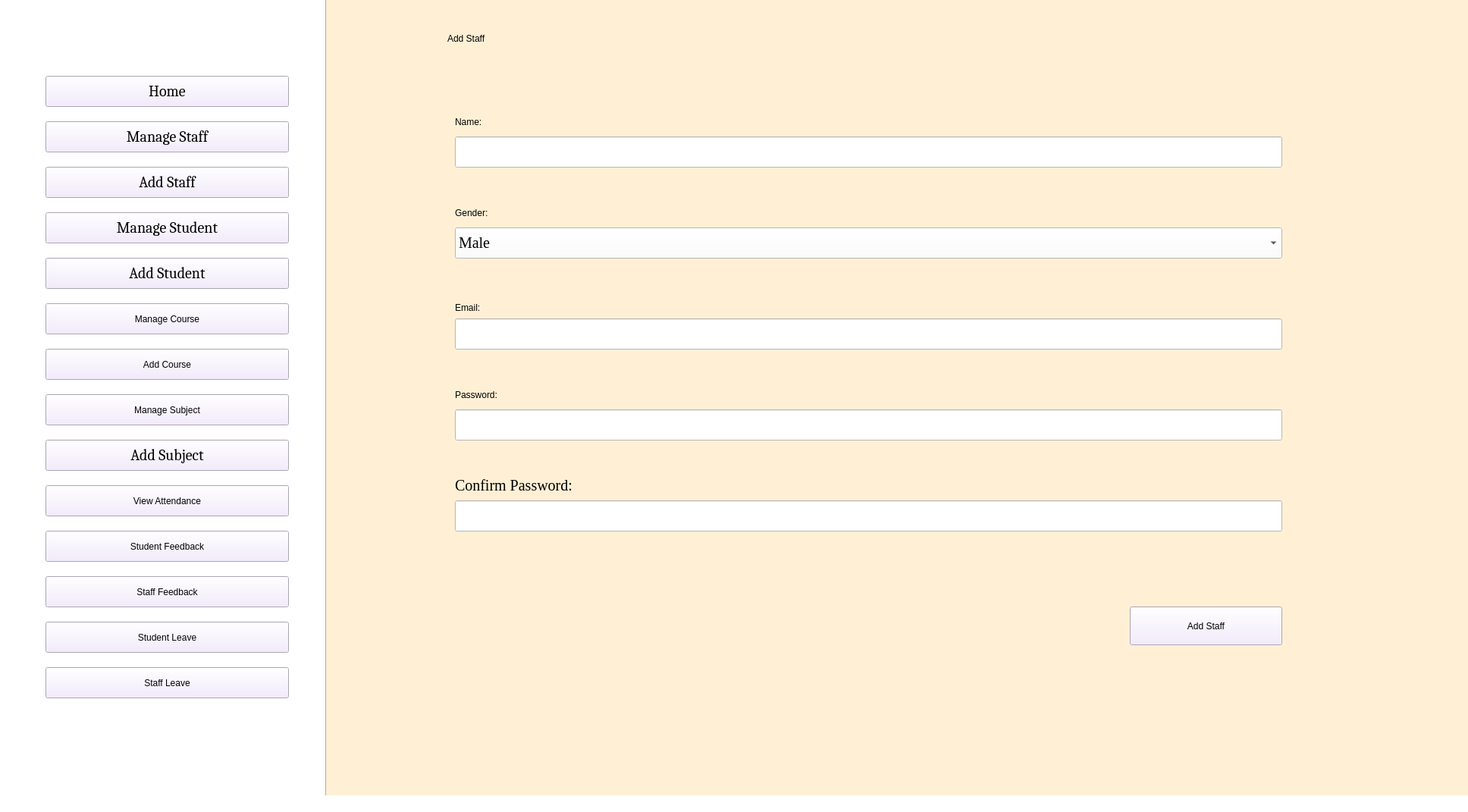
<?xml version="1.0" encoding="UTF-8"?>
<ui version="4.0">
 <class>AdminHomePage</class>
 <widget class="QMainWindow" name="AdminHomePage">
  <property name="enabled">
   <bool>true</bool>
  </property>
  <property name="geometry">
   <rect>
    <x>0</x>
    <y>0</y>
    <width>1936</width>
    <height>1071</height>
   </rect>
  </property>
  <property name="windowTitle">
   <string>Admin Home Page</string>
  </property>
  <property name="styleSheet">
   <string notr="true">background-color: rgb(255, 225, 198);
background-color: rgb(255, 255, 255);
</string>
  </property>
  <widget class="QWidget" name="centralwidget">
   <widget class="QPushButton" name="Home_b">
    <property name="geometry">
     <rect>
      <x>60</x>
      <y>100</y>
      <width>321</width>
      <height>41</height>
     </rect>
    </property>
    <property name="font">
     <font>
      <family>Cambria</family>
      <pointsize>15</pointsize>
      <weight>50</weight>
      <italic>false</italic>
      <bold>false</bold>
     </font>
    </property>
    <property name="styleSheet">
     <string notr="true">font: 15pt &quot;Cambria&quot;;
background-color: rgb(241, 231, 254);</string>
    </property>
    <property name="text">
     <string>Home</string>
    </property>
   </widget>
   <widget class="QPushButton" name="ManageStaff_b">
    <property name="geometry">
     <rect>
      <x>60</x>
      <y>160</y>
      <width>321</width>
      <height>41</height>
     </rect>
    </property>
    <property name="font">
     <font>
      <family>Cambria</family>
      <pointsize>15</pointsize>
      <weight>50</weight>
      <italic>false</italic>
      <bold>false</bold>
     </font>
    </property>
    <property name="styleSheet">
     <string notr="true">font: 15pt &quot;Cambria&quot;;
background-color: rgb(241, 231, 254);</string>
    </property>
    <property name="text">
     <string>Manage Staff</string>
    </property>
   </widget>
   <widget class="QPushButton" name="AddStaff_b">
    <property name="geometry">
     <rect>
      <x>60</x>
      <y>220</y>
      <width>321</width>
      <height>41</height>
     </rect>
    </property>
    <property name="font">
     <font>
      <family>Cambria</family>
      <pointsize>15</pointsize>
      <weight>50</weight>
      <italic>false</italic>
      <bold>false</bold>
     </font>
    </property>
    <property name="styleSheet">
     <string notr="true">font: 15pt &quot;Cambria&quot;;
background-color: rgb(241, 231, 254);</string>
    </property>
    <property name="text">
     <string>Add Staff</string>
    </property>
   </widget>
   <widget class="QPushButton" name="AddStudent_b">
    <property name="geometry">
     <rect>
      <x>60</x>
      <y>340</y>
      <width>321</width>
      <height>41</height>
     </rect>
    </property>
    <property name="font">
     <font>
      <family>Cambria</family>
      <pointsize>15</pointsize>
      <weight>50</weight>
      <italic>false</italic>
      <bold>false</bold>
     </font>
    </property>
    <property name="styleSheet">
     <string notr="true">font: 15pt &quot;Cambria&quot;;
background-color: rgb(241, 231, 254);</string>
    </property>
    <property name="text">
     <string>Add Student</string>
    </property>
   </widget>
   <widget class="QPushButton" name="ManageCourse_b">
    <property name="geometry">
     <rect>
      <x>60</x>
      <y>400</y>
      <width>321</width>
      <height>41</height>
     </rect>
    </property>
    <property name="styleSheet">
     <string notr="true">font: 15pt &quot;Cambria&quot;;
background-color: rgb(241, 231, 254);</string>
    </property>
    <property name="text">
     <string>Manage Course</string>
    </property>
   </widget>
   <widget class="QPushButton" name="AddCourse_b">
    <property name="geometry">
     <rect>
      <x>60</x>
      <y>460</y>
      <width>321</width>
      <height>41</height>
     </rect>
    </property>
    <property name="styleSheet">
     <string notr="true">font: 15pt &quot;Cambria&quot;;
background-color: rgb(241, 231, 254);</string>
    </property>
    <property name="text">
     <string>Add Course</string>
    </property>
   </widget>
   <widget class="QPushButton" name="ManageSubject_b">
    <property name="geometry">
     <rect>
      <x>60</x>
      <y>520</y>
      <width>321</width>
      <height>41</height>
     </rect>
    </property>
    <property name="styleSheet">
     <string notr="true">font: 15pt &quot;Cambria&quot;;
background-color: rgb(241, 231, 254);</string>
    </property>
    <property name="text">
     <string>Manage Subject</string>
    </property>
   </widget>
   <widget class="QPushButton" name="AddSubject_b">
    <property name="geometry">
     <rect>
      <x>60</x>
      <y>580</y>
      <width>321</width>
      <height>41</height>
     </rect>
    </property>
    <property name="font">
     <font>
      <family>Cambria</family>
      <pointsize>15</pointsize>
      <weight>50</weight>
      <italic>false</italic>
      <bold>false</bold>
     </font>
    </property>
    <property name="styleSheet">
     <string notr="true">font: 15pt &quot;Cambria&quot;;
background-color: rgb(241, 231, 254);</string>
    </property>
    <property name="text">
     <string>Add Subject</string>
    </property>
   </widget>
   <widget class="QPushButton" name="ViewAttendance_b">
    <property name="geometry">
     <rect>
      <x>60</x>
      <y>640</y>
      <width>321</width>
      <height>41</height>
     </rect>
    </property>
    <property name="styleSheet">
     <string notr="true">font: 15pt &quot;Cambria&quot;;
background-color: rgb(241, 231, 254);</string>
    </property>
    <property name="text">
     <string>View Attendance</string>
    </property>
   </widget>
   <widget class="QPushButton" name="StudentFeedback_b">
    <property name="geometry">
     <rect>
      <x>60</x>
      <y>700</y>
      <width>321</width>
      <height>41</height>
     </rect>
    </property>
    <property name="styleSheet">
     <string notr="true">font: 15pt &quot;Cambria&quot;;
background-color: rgb(241, 231, 254);</string>
    </property>
    <property name="text">
     <string>Student Feedback</string>
    </property>
   </widget>
   <widget class="QPushButton" name="StaffFeedback_b">
    <property name="geometry">
     <rect>
      <x>60</x>
      <y>760</y>
      <width>321</width>
      <height>41</height>
     </rect>
    </property>
    <property name="styleSheet">
     <string notr="true">font: 15pt &quot;Cambria&quot;;
background-color: rgb(241, 231, 254);</string>
    </property>
    <property name="text">
     <string>Staff Feedback</string>
    </property>
   </widget>
   <widget class="QPushButton" name="StudentLeave_b">
    <property name="geometry">
     <rect>
      <x>60</x>
      <y>820</y>
      <width>321</width>
      <height>41</height>
     </rect>
    </property>
    <property name="styleSheet">
     <string notr="true">font: 15pt &quot;Cambria&quot;;
background-color: rgb(241, 231, 254);</string>
    </property>
    <property name="text">
     <string>Student Leave</string>
    </property>
   </widget>
   <widget class="QPushButton" name="ManageStudent_b">
    <property name="geometry">
     <rect>
      <x>60</x>
      <y>280</y>
      <width>321</width>
      <height>41</height>
     </rect>
    </property>
    <property name="font">
     <font>
      <family>Cambria</family>
      <pointsize>15</pointsize>
      <weight>50</weight>
      <italic>false</italic>
      <bold>false</bold>
     </font>
    </property>
    <property name="styleSheet">
     <string notr="true">font: 15pt &quot;Cambria&quot;;
background-color: rgb(241, 231, 254);</string>
    </property>
    <property name="text">
     <string>Manage Student</string>
    </property>
   </widget>
   <widget class="QPushButton" name="StaffLeave_b">
    <property name="geometry">
     <rect>
      <x>60</x>
      <y>880</y>
      <width>321</width>
      <height>41</height>
     </rect>
    </property>
    <property name="styleSheet">
     <string notr="true">font: 15pt &quot;Cambria&quot;;
background-color: rgb(241, 231, 254);</string>
    </property>
    <property name="text">
     <string>Staff Leave</string>
    </property>
   </widget>
   <widget class="Line" name="line">
    <property name="geometry">
     <rect>
      <x>420</x>
      <y>-50</y>
      <width>20</width>
      <height>1111</height>
     </rect>
    </property>
    <property name="orientation">
     <enum>Qt::Vertical</enum>
    </property>
   </widget>
   <widget class="QLabel" name="AdminAddStaff_l">
    <property name="geometry">
     <rect>
      <x>430</x>
      <y>-80</y>
      <width>1521</width>
      <height>1151</height>
     </rect>
    </property>
    <property name="styleSheet">
     <string notr="true">background-color: rgb(255, 240, 213);</string>
    </property>
    <property name="text">
     <string/>
    </property>
   </widget>
   <widget class="QLabel" name="AddStaff_l">
    <property name="geometry">
     <rect>
      <x>590</x>
      <y>30</y>
      <width>1351</width>
      <height>41</height>
     </rect>
    </property>
    <property name="styleSheet">
     <string notr="true">font: 75 17pt &quot;Times New Roman&quot;;
background-color: rgb(255, 240, 213);</string>
    </property>
    <property name="text">
     <string>Add Staff</string>
    </property>
   </widget>
   <widget class="QPushButton" name="AddStaff_b_2">
    <property name="geometry">
     <rect>
      <x>1490</x>
      <y>800</y>
      <width>201</width>
      <height>51</height>
     </rect>
    </property>
    <property name="styleSheet">
     <string notr="true">font: 12pt &quot;Cambria&quot;;
background-color: rgb(241, 231, 254);</string>
    </property>
    <property name="text">
     <string>Add Staff</string>
    </property>
   </widget>
   <widget class="QLineEdit" name="Password_tb">
    <property name="geometry">
     <rect>
      <x>600</x>
      <y>540</y>
      <width>1091</width>
      <height>41</height>
     </rect>
    </property>
    <property name="styleSheet">
     <string notr="true">font: 15pt &quot;Times New Roman&quot;;</string>
    </property>
   </widget>
   <widget class="QLabel" name="Password_l">
    <property name="geometry">
     <rect>
      <x>600</x>
      <y>510</y>
      <width>371</width>
      <height>21</height>
     </rect>
    </property>
    <property name="styleSheet">
     <string notr="true">font: 15pt &quot;Times New Roman&quot;;
background-color: rgb(255, 240, 213);</string>
    </property>
    <property name="text">
     <string>Password:</string>
    </property>
   </widget>
   <widget class="QLabel" name="Email_l">
    <property name="geometry">
     <rect>
      <x>600</x>
      <y>390</y>
      <width>361</width>
      <height>31</height>
     </rect>
    </property>
    <property name="styleSheet">
     <string notr="true">font: 15pt &quot;Times New Roman&quot;;
background-color: rgb(255, 240, 213);</string>
    </property>
    <property name="text">
     <string>Email:</string>
    </property>
   </widget>
   <widget class="QLineEdit" name="Email_tb">
    <property name="geometry">
     <rect>
      <x>600</x>
      <y>420</y>
      <width>1091</width>
      <height>41</height>
     </rect>
    </property>
    <property name="styleSheet">
     <string notr="true">font: 15pt &quot;Times New Roman&quot;;

</string>
    </property>
   </widget>
   <widget class="QLineEdit" name="Name_tb">
    <property name="geometry">
     <rect>
      <x>600</x>
      <y>180</y>
      <width>1091</width>
      <height>41</height>
     </rect>
    </property>
    <property name="styleSheet">
     <string notr="true">font: 15pt &quot;Times New Roman&quot;;</string>
    </property>
   </widget>
   <widget class="QLabel" name="Name_l">
    <property name="geometry">
     <rect>
      <x>600</x>
      <y>150</y>
      <width>361</width>
      <height>21</height>
     </rect>
    </property>
    <property name="styleSheet">
     <string notr="true">font: 15pt &quot;Times New Roman&quot;;
background-color: rgb(255, 240, 213);</string>
    </property>
    <property name="text">
     <string>Name:</string>
    </property>
   </widget>
   <widget class="QLabel" name="Gender_l">
    <property name="geometry">
     <rect>
      <x>600</x>
      <y>270</y>
      <width>361</width>
      <height>21</height>
     </rect>
    </property>
    <property name="styleSheet">
     <string notr="true">font: 15pt &quot;Times New Roman&quot;;
background-color: rgb(255, 240, 213);</string>
    </property>
    <property name="text">
     <string>Gender:</string>
    </property>
   </widget>
   <widget class="QComboBox" name="Gender_cmb">
    <property name="geometry">
     <rect>
      <x>600</x>
      <y>300</y>
      <width>1091</width>
      <height>41</height>
     </rect>
    </property>
    <property name="font">
     <font>
      <family>Times New Roman</family>
      <pointsize>15</pointsize>
     </font>
    </property>
    <item>
     <property name="text">
      <string>Male</string>
     </property>
    </item>
    <item>
     <property name="text">
      <string>Female</string>
     </property>
    </item>
    <item>
     <property name="text">
      <string>Others</string>
     </property>
    </item>
   </widget>
   <widget class="QLabel" name="ConfirmPassword_l">
    <property name="geometry">
     <rect>
      <x>600</x>
      <y>630</y>
      <width>471</width>
      <height>21</height>
     </rect>
    </property>
    <property name="font">
     <font>
      <family>Times New Roman</family>
      <pointsize>15</pointsize>
      <weight>50</weight>
      <italic>false</italic>
      <bold>false</bold>
     </font>
    </property>
    <property name="styleSheet">
     <string notr="true">font: 15pt &quot;Times New Roman&quot;;
background-color: rgb(255, 240, 213);</string>
    </property>
    <property name="text">
     <string>Confirm Password:</string>
    </property>
   </widget>
   <widget class="QLineEdit" name="ConfirmPassword_tb">
    <property name="geometry">
     <rect>
      <x>600</x>
      <y>660</y>
      <width>1091</width>
      <height>41</height>
     </rect>
    </property>
    <property name="font">
     <font>
      <family>Times New Roman</family>
      <pointsize>15</pointsize>
      <weight>50</weight>
      <italic>false</italic>
      <bold>false</bold>
     </font>
    </property>
    <property name="styleSheet">
     <string notr="true">font: 15pt &quot;Times New Roman&quot;;
</string>
    </property>
   </widget>
  </widget>
  <widget class="QStatusBar" name="statusbar"/>
 </widget>
 <resources/>
 <connections/>
</ui>
